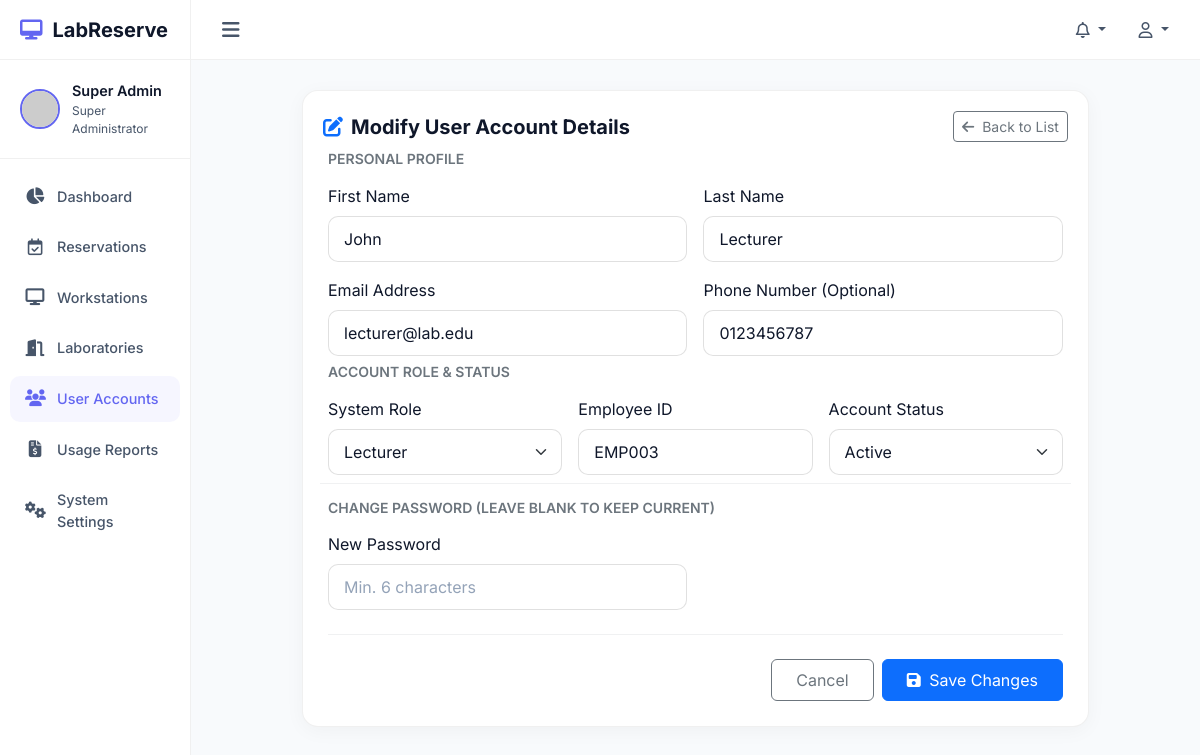
The app's page /users/edit/3 (signed in) with its own data.
### tables this page shows
CREATE TABLE `users` (
    `id` INT AUTO_INCREMENT PRIMARY KEY,
    `student_id` VARCHAR(50) NULL UNIQUE,
    `employee_id` VARCHAR(50) NULL UNIQUE,
    `first_name` VARCHAR(100) NOT NULL,
    `last_name` VARCHAR(100) NOT NULL,
    `email` VARCHAR(150) NOT NULL UNIQUE,
    `phone_number` VARCHAR(20) NULL,
    `password_hash` VARCHAR(255) NOT NULL,
    `role_id` INT NOT NULL,
    `status` ENUM('active', 'inactive', 'suspended') DEFAULT 'active',
    `remember_token` VARCHAR(255) NULL,
    `reset_token` VARCHAR(255) NULL,
    `reset_token_expires_at` DATETIME NULL,
    `created_at` TIMESTAMP DEFAULT CURRENT_TIMESTAMP,
    `updated_at` TIMESTAMP DEFAULT CURRENT_TIMESTAMP ON UPDATE CURRENT_TIMESTAMP,
    FOREIGN KEY (`role_id`) REFERENCES `roles` (`id`),
    INDEX `idx_user_email` (`email`),
    INDEX `idx_user_role` (`role_id`)
);

CREATE TABLE `roles` (
    `id` INT AUTO_INCREMENT PRIMARY KEY,
    `name` VARCHAR(50) NOT NULL UNIQUE,
    `description` VARCHAR(255) NULL,
    `created_at` TIMESTAMP DEFAULT CURRENT_TIMESTAMP,
    `updated_at` TIMESTAMP DEFAULT CURRENT_TIMESTAMP ON UPDATE CURRENT_TIMESTAMP
);

### views/users/edit.php (the view, shortened to what the rows shown need)
<div class="row justify-content-center">
    <div class="col-lg-10">
        <div class="card mb-4">
            <div class="card-header border-0 pb-0">
                <h5 class="fw-bold m-0"><i class="fa-solid fa-pen-to-square text-primary me-2"></i>Modify User Account Details</h5>
                <a href="/users" class="btn btn-outline-secondary btn-sm"><i class="fa-solid fa-arrow-left me-1"></i> Back to List</a>
            </div>
            <div class="card-body">
                <?php $errors = session()->getFlash('errors', []); ?>
                <form action="/users/update/<?= $targetUser['id'] ?>" method="POST">
                    <div class="row g-3 mb-4">
                        <h6 class="text-secondary small text-uppercase fw-semibold m-0">Personal Profile</h6>
                        <div class="col-md-6">
                            <label for="first_name" class="form-label">First Name</label>
                            <input type="text" class="form-control <?= isset($errors['first_name']) ? 'is-invalid' : '' ?>" id="first_name" name="first_name" value="<?= esc($targetUser['first_name']) ?>" required>
                        </div>
                        <div class="col-md-6">
                            <label for="last_name" class="form-label">Last Name</label>
                            <input type="text" class="form-control <?= isset($errors['last_name']) ? 'is-invalid' : '' ?>" id="last_name" name="last_name" value="<?= esc($targetUser['last_name']) ?>" required>
                        </div>
                        <div class="col-md-6">
                            <label for="email" class="form-label">Email Address</label>
                            <input type="email" class="form-control <?= isset($errors['email']) ? 'is-invalid' : '' ?>" id="email" name="email" value="<?= esc($targetUser['email']) ?>" required>
                        </div>
                        <div class="col-md-6">
                            <label for="phone_number" class="form-label">Phone Number (Optional)</label>
                            <input type="text" class="form-control" id="phone_number" name="phone_number" value="<?= esc($targetUser['phone_number']) ?>">
                        </div>
                    </div>
                    <div class="row g-3 mb-4">
                        <h6 class="text-secondary small text-uppercase fw-semibold m-0">Account Role & Status</h6>
                        <div class="col-md-4">
                            <label for="role_id" class="form-label">System Role</label>
                            <select class="form-select <?= isset($errors['role_id']) ? 'is-invalid' : '' ?>" id="role_id" name="role_id" required>
                                <?php foreach ($roles as $r): ?>
                                    <option value="<?= $r['id'] ?>" <?= $targetUser['role_id'] == $r['id'] ? 'selected' : '' ?>><?= esc($r['name']) ?></option>
                                <?php endforeach; ?>
                            </select>
                        </div>
                        <div class="col-md-4" id="employee-id-wrapper" style="display: none;">
                            <label for="employee_id" class="form-label">Employee ID</label>
                            <input type="text" class="form-control <?= isset($errors['employee_id']) ? 'is-invalid' : '' ?>" id="employee_id" name="employee_id" value="<?= esc($targetUser['employee_id']) ?>">
                        </div>
                        <div class="col-md-4">
                            <label for="status" class="form-label">Account Status</label>
                            <select class="form-select" id="status" name="status">
                                <option value="active" <?= $targetUser['status'] === 'active' ? 'selected' : '' ?>>Active</option>
                            </select>
                        </div>
                    </div>
                    <div class="row g-3 mb-4 border-top border-secondary border-opacity-10 pt-3">
                        <h6 class="text-secondary small text-uppercase fw-semibold m-0">Change Password (Leave blank to keep current)</h6>
                        <div class="col-md-6">
                            <label for="password" class="form-label">New Password</label>
                            <input type="password" class="form-control" id="password" name="password" placeholder="Min. 6 characters">
                        </div>
                    </div>
                    <div class="d-flex justify-content-end gap-2 border-top border-secondary border-opacity-10 pt-4">
                        <a href="/users" class="btn btn-outline-secondary px-4 py-2">Cancel</a>
                        <button type="submit" class="btn btn-primary px-4 py-2"><i class="fa-solid fa-save me-1"></i> Save Changes</button>
                    </div>
                </form>
            </div>
        </div>
    </div>
</div>

### app/Core/Router.php (shortened to what the rows shown need)
<?php
class Router {
    protected array $routes = [];
    public function add(string $method, string $path, array|callable $handler, array $middlewares = []): void {
        $pattern = preg_replace('/\{[a-zA-Z0-9_]+\}/', '([^/]+)', $path);
        $pattern = '#^' . trim($pattern, '/') . '$#';
        $this->routes[] = [
            'method'      => strtoupper($method),
            'pattern'     => $pattern,
            'handler'     => $handler,
            'middlewares' => $middlewares,
            'original'    => $path
        ];
    }
    public function resolve(Request $request): void {
        $path = trim($request->getPath(), '/');
        $method = $request->getMethod();
        foreach ($this->routes as $route) {
            if ($route['method'] === $method && preg_match($route['pattern'], $path, $matches)) {
                array_shift($matches);
                $handler = $route['handler'];
                if (is_array($handler)) {
                    [$controllerClass, $action] = $handler;
                    if (class_exists($controllerClass)) {
                        $controller = new $controllerClass();
                        if (method_exists($controller, $action)) {
                            call_user_func_array([$controller, $action], array_merge([$request], $matches));
                            return;
                        }
                    }
                }
                return;
            }
        }
    }
}

### records on screen
users: first_name "John", last_name "Lecturer", email "lecturer@lab.edu", phone_number "0123456787", role_id "Lecturer", employee_id "EMP003", status "Active"
